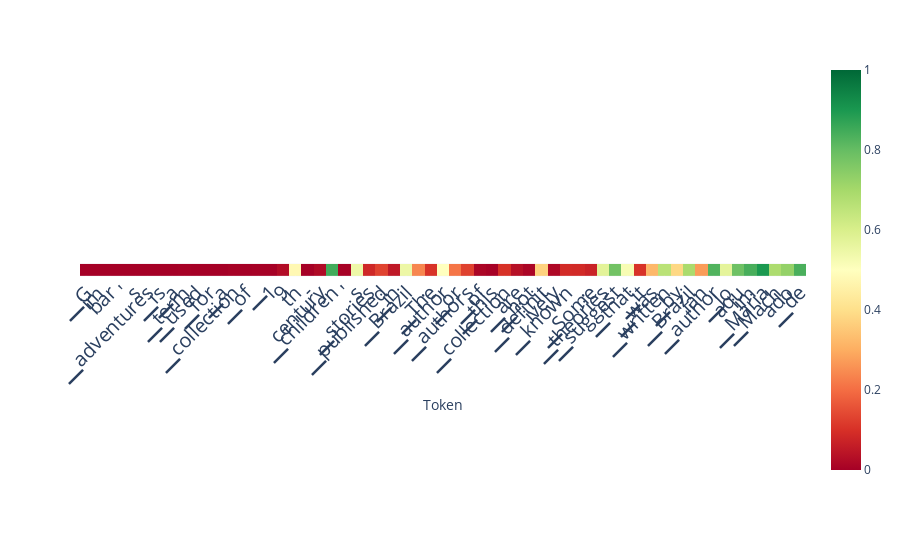

Write notebook code for a chart like this one.
### Code cell
# alternative: auto-aggregation
scores_per_token = doc.detect(output['projections'], aggregation_method='auto')
doc.plot_scores_per_token(scores_per_token, tokens, lastn_tokens_to_plot=max_new_tokens, detection_method='classifier')

### Figure 1 — Plotly figure (JSON) as saved in the notebook; plotly's stock layout.template omitted (floating-point values rounded to 4 significant figures)
{"data": [{"coloraxis": "coloraxis", "hovertemplate": "Token: %{x}<br>y: %{y}<br>color: %{z}<extra></extra>", "name": "0", "type": "heatmap", "xaxis": "x", "yaxis": "y", "z": [[8.12e-06, 9.444e-05, 1.17e-05, 9.998e-05, 1.922e-05, 0.0005493, 0.0002484, 1.852e-05, 0.00296, 0.0002399, 0.0002466, 1.422e-05, 0.003173, 9.779e-05, 0.001276, 0.001981, 0.02596, 0.4771, 0.002772, 0.01995, 0.8484, 0.003829, 0.5446, 0.08279, 0.1308, 0.05288, 0.5474, 0.2389, 0.1048, 0.5007, 0.2119, 0.1286, 0.01167, 0.004062, 0.1011, 0.03312, 0.0113, 0.3721, 0.01726, 0.09044, 0.08704, 0.07275, 0.5736, 0.7811, 0.5215, 0.1039, 0.3205, 0.6613, 0.3835, 0.6908, 0.2718, 0.8277, 0.5692, 0.7869, 0.8397, 0.8981, 0.6864, 0.7288, 0.8373]]}], "layout": {"autosize": true, "coloraxis": {"cmax": 1, "cmin": 0, "colorscale": [[0, "rgb(165,0,38)"], [0.1, "rgb(215,48,39)"], [0.2, "rgb(244,109,67)"], [0.3, "rgb(253,174,97)"], [0.4, "rgb(254,224,139)"], [0.5, "rgb(255,255,191)"], [0.6, "rgb(217,239,139)"], [0.7, "rgb(166,217,106)"], [0.8, "rgb(102,189,99)"], [0.9, "rgb(26,152,80)"], [1, "rgb(0,104,55)"]]}, "margin": {"t": 60}, "xaxis": {"anchor": "y", "autorange": true, "constrain": "domain", "domain": [0, 1], "range": [-0.5, 58.5], "scaleanchor": "y", "tickangle": -45, "tickfont": {"size": 20}, "ticktext": ["▁G", "im", "bar", "'", "s", "▁adventures", "▁is", "▁a", "▁term", "▁used", "▁for", "▁a", "▁collection", "▁of", "▁", "1", "9", "th", "-", "century", "▁children", "'", "s", "▁stories", "▁published", "▁in", "▁Brazil", ".", "▁The", "▁author", "▁or", "▁authors", "▁of", "▁this", "▁collection", "▁are", "▁not", "▁definit", "ively", "▁known", ".", "▁Some", "▁theories", "▁suggest", "▁that", "▁it", "▁was", "▁written", "▁by", "▁Brazil", "ian", "▁author", "▁Jo", "aqu", "im", "▁Maria", "▁Mach", "ado", "▁de", "▁Ass"], "tickvals": [0, 1, 2, 3, 4, 5, 6, 7, 8, 9, 10, 11, 12, 13, 14, 15, 16, 17, 18, 19, 20, 21, 22, 23, 24, 25, 26, 27, 28, 29, 30, 31, 32, 33, 34, 35, 36, 37, 38, 39, 40, 41, 42, 43, 44, 45, 46, 47, 48, 49, 50, 51, 52, 53, 54, 55, 56, 57, 58, 59], "title": {"text": "Token"}}, "yaxis": {"anchor": "x", "autorange": true, "constrain": "domain", "domain": [0.468, 0.532], "range": [0.5, -0.5], "showticklabels": false}}}
